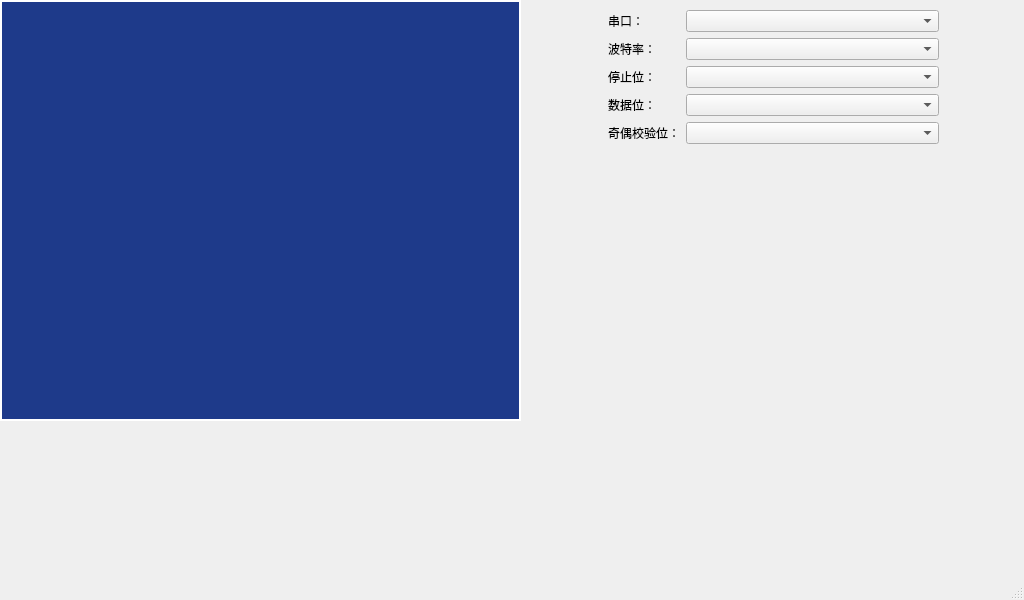
<?xml version="1.0" encoding="UTF-8"?>
<ui version="4.0">
 <class>MySerial</class>
 <widget class="QMainWindow" name="MySerial">
  <property name="geometry">
   <rect>
    <x>0</x>
    <y>0</y>
    <width>1024</width>
    <height>600</height>
   </rect>
  </property>
  <property name="windowTitle">
   <string>MainWindow</string>
  </property>
  <property name="styleSheet">
   <string notr="true">#MySerial {

    background-image: url(:/new/btn/Rese/backgud.png);
    background-position: center;
    background-repeat: no-repeat; 
  
}
#textEdit {
    background-color: #1E3A8A;
    border: 2px solid white;  
    font-size: 16px;      
    color: white;            
}
#centralwidget {
    background: transparent;
   border: none;
        background: transparent;
        padding: 0;
       margin: 0; 
}
QPushButton#exButton {
    border-image: url(:/new/btn/Rese/exmode.png);
    
     width: 200;  
    height: 80px; 
	font-size: 16px;
	border: none;
}
QPushButton#open {
    border-image: url(:/new/btn/Rese/exmode.png);
    
     width: 200;  
    height: 80px; 
	font-size: 16px;
	border: none;
}</string>
  </property>
  <widget class="QWidget" name="centralwidget">
   <widget class="QWidget" name="widget" native="true">
    <property name="geometry">
     <rect>
      <x>608</x>
      <y>10</y>
      <width>331</width>
      <height>201</height>
     </rect>
    </property>
    <layout class="QFormLayout" name="formLayout">
     <item row="0" column="0">
      <widget class="QLabel" name="label">
       <property name="text">
        <string>串口：</string>
       </property>
      </widget>
     </item>
     <item row="0" column="1">
      <widget class="QComboBox" name="serial"/>
     </item>
     <item row="1" column="0">
      <widget class="QLabel" name="label_2">
       <property name="text">
        <string>波特率：</string>
       </property>
      </widget>
     </item>
     <item row="1" column="1">
      <widget class="QComboBox" name="baudrate"/>
     </item>
     <item row="2" column="0">
      <widget class="QLabel" name="label_3">
       <property name="text">
        <string>停止位：</string>
       </property>
      </widget>
     </item>
     <item row="2" column="1">
      <widget class="QComboBox" name="stop"/>
     </item>
     <item row="3" column="0">
      <widget class="QLabel" name="label_4">
       <property name="text">
        <string>数据位：</string>
       </property>
      </widget>
     </item>
     <item row="3" column="1">
      <widget class="QComboBox" name="data"/>
     </item>
     <item row="4" column="0">
      <widget class="QLabel" name="label_5">
       <property name="text">
        <string>奇偶校验位：</string>
       </property>
      </widget>
     </item>
     <item row="4" column="1">
      <widget class="QComboBox" name="parity"/>
     </item>
    </layout>
   </widget>
   <widget class="QPushButton" name="open">
    <property name="geometry">
     <rect>
      <x>720</x>
      <y>210</y>
      <width>181</width>
      <height>61</height>
     </rect>
    </property>
    <property name="text">
     <string/>
    </property>
   </widget>
   <widget class="QTextEdit" name="textEdit">
    <property name="geometry">
     <rect>
      <x>0</x>
      <y>0</y>
      <width>521</width>
      <height>421</height>
     </rect>
    </property>
   </widget>
   <widget class="QPushButton" name="exButton">
    <property name="geometry">
     <rect>
      <x>720</x>
      <y>360</y>
      <width>181</width>
      <height>61</height>
     </rect>
    </property>
    <property name="text">
     <string/>
    </property>
   </widget>
  </widget>
  <widget class="QMenuBar" name="menubar">
   <property name="geometry">
    <rect>
     <x>0</x>
     <y>0</y>
     <width>1024</width>
     <height>21</height>
    </rect>
   </property>
  </widget>
  <widget class="QStatusBar" name="statusbar"/>
 </widget>
 <resources/>
 <connections/>
</ui>
